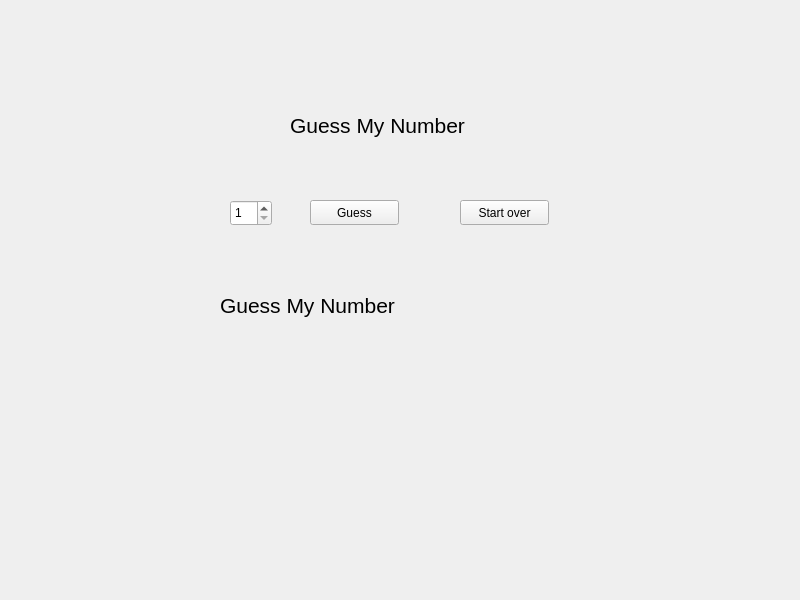
<?xml version="1.0" encoding="UTF-8"?>
<ui version="4.0">
 <class>Widget</class>
 <widget class="QWidget" name="Widget">
  <property name="geometry">
   <rect>
    <x>0</x>
    <y>0</y>
    <width>800</width>
    <height>600</height>
   </rect>
  </property>
  <property name="windowTitle">
   <string>Widget</string>
  </property>
  <widget class="QLabel" name="label">
   <property name="geometry">
    <rect>
     <x>290</x>
     <y>110</y>
     <width>211</width>
     <height>31</height>
    </rect>
   </property>
   <property name="font">
    <font>
     <pointsize>16</pointsize>
    </font>
   </property>
   <property name="text">
    <string>Guess My Number</string>
   </property>
  </widget>
  <widget class="QSpinBox" name="spinBox">
   <property name="geometry">
    <rect>
     <x>230</x>
     <y>200</y>
     <width>42</width>
     <height>26</height>
    </rect>
   </property>
   <property name="minimum">
    <number>1</number>
   </property>
   <property name="maximum">
    <number>10</number>
   </property>
  </widget>
  <widget class="QPushButton" name="guessButton">
   <property name="geometry">
    <rect>
     <x>310</x>
     <y>200</y>
     <width>89</width>
     <height>25</height>
    </rect>
   </property>
   <property name="text">
    <string>Guess</string>
   </property>
  </widget>
  <widget class="QPushButton" name="startoverButton">
   <property name="geometry">
    <rect>
     <x>460</x>
     <y>200</y>
     <width>89</width>
     <height>25</height>
    </rect>
   </property>
   <property name="text">
    <string>Start over</string>
   </property>
  </widget>
  <widget class="QLabel" name="messageLabel">
   <property name="geometry">
    <rect>
     <x>220</x>
     <y>290</y>
     <width>351</width>
     <height>31</height>
    </rect>
   </property>
   <property name="font">
    <font>
     <pointsize>16</pointsize>
    </font>
   </property>
   <property name="text">
    <string>Guess My Number</string>
   </property>
  </widget>
 </widget>
 <resources/>
 <connections/>
</ui>
